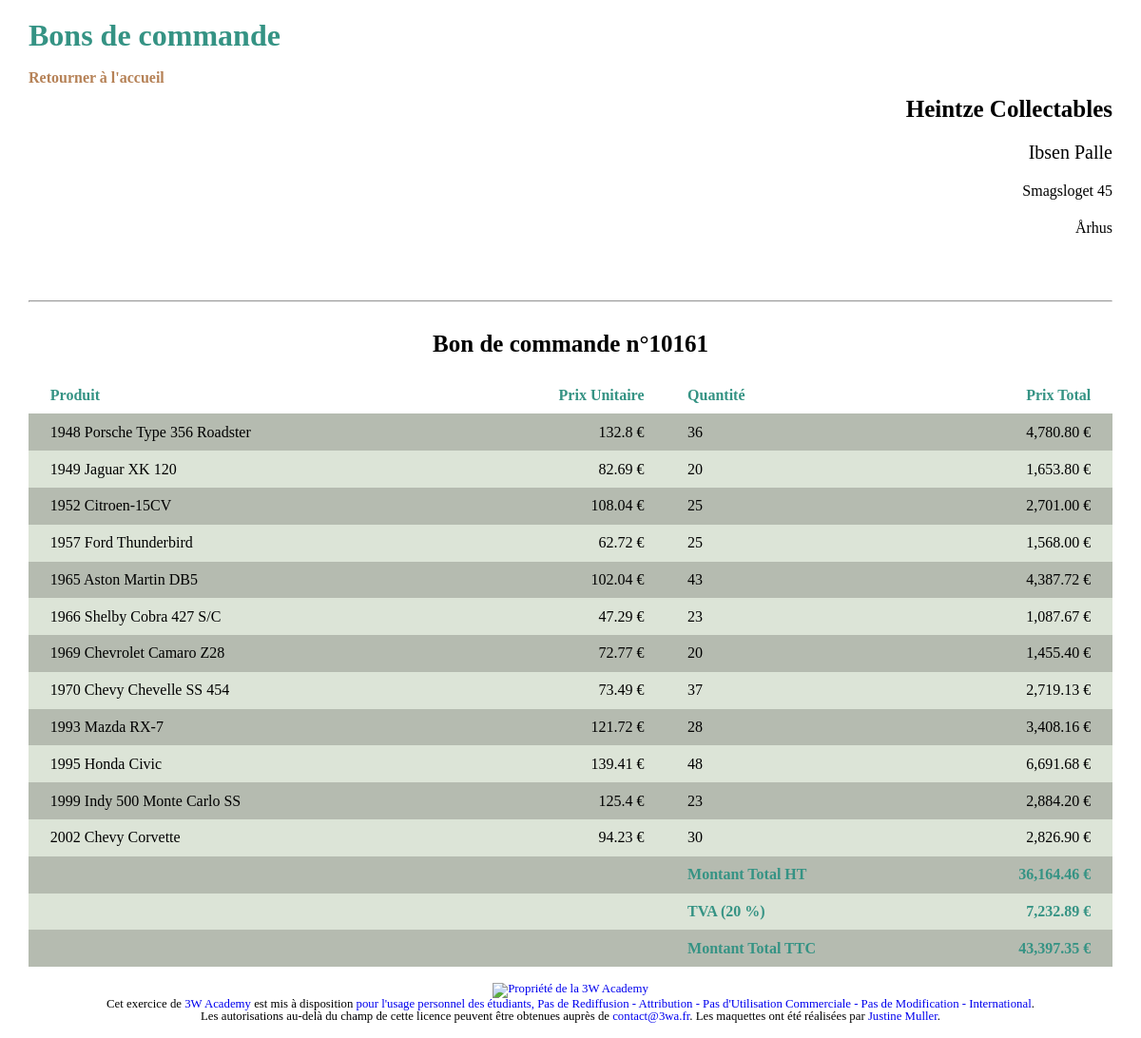
The app's page /order-form.php?orderNumber=10161 with its own data.
### tables this page shows
CREATE TABLE `customers` (
  `customerNumber` int(11) NOT NULL,
  `customerName` varchar(50) NOT NULL,
  `contactLastName` varchar(50) NOT NULL,
  `contactFirstName` varchar(50) NOT NULL,
  `phone` varchar(50) NOT NULL,
  `addressLine1` varchar(50) NOT NULL,
  `addressLine2` varchar(50) DEFAULT NULL,
  `city` varchar(50) NOT NULL,
  `state` varchar(50) DEFAULT NULL,
  `postalCode` varchar(15) DEFAULT NULL,
  `country` varchar(50) NOT NULL,
  `salesRepEmployeeNumber` int(11) DEFAULT NULL,
  `creditLimit` double DEFAULT NULL,
  PRIMARY KEY (`customerNumber`),
  KEY `salesRepEmployeeNumber` (`salesRepEmployeeNumber`),
  CONSTRAINT `customers_ibfk_1` FOREIGN KEY (`salesRepEmployeeNumber`) REFERENCES `employees` (`employeeNumber`)
);

CREATE TABLE `orderdetails` (
  `orderNumber` int(11) NOT NULL,
  `productCode` varchar(15) NOT NULL,
  `quantityOrdered` int(11) NOT NULL,
  `priceEach` double NOT NULL,
  `orderLineNumber` smallint(6) NOT NULL,
  PRIMARY KEY (`orderNumber`,`productCode`),
  KEY `productCode` (`productCode`),
  CONSTRAINT `orderdetails_ibfk_2` FOREIGN KEY (`productCode`) REFERENCES `products` (`productCode`),
  CONSTRAINT `orderdetails_ibfk_1` FOREIGN KEY (`orderNumber`) REFERENCES `orders` (`orderNumber`)
);

CREATE TABLE `products` (
  `productCode` varchar(15) NOT NULL,
  `productName` varchar(70) NOT NULL,
  `productLine` varchar(50) NOT NULL,
  `productScale` varchar(10) NOT NULL,
  `productVendor` varchar(50) NOT NULL,
  `productDescription` text NOT NULL,
  `quantityInStock` smallint(6) NOT NULL,
  `buyPrice` double NOT NULL,
  `MSRP` double NOT NULL,
  PRIMARY KEY (`productCode`),
  KEY `productLine` (`productLine`),
  CONSTRAINT `products_ibfk_1` FOREIGN KEY (`productLine`) REFERENCES `productlines` (`productLine`)
);

### order-form.php (called while the page is built)
<?php
$pdo = new PDO('mysql:host=localhost;dbname=boncommande', 'root', 'mdp');
$pdo->exec('SET NAMES UTF8');
$queryTop = $pdo->prepare
(
     'SELECT
     	customerName,
     	contactLastName,
     	contactFirstName,
     	addressLine1,
     	city
		FROM customers INNER JOIN orders ON customers.customerNumber = orders.customerNumber
		WHERE orderNumber = ?'
);
$queryTop->execute(array($_GET['orderNumber']));
$ordersTop = $queryTop->fetchAll(PDO::FETCH_ASSOC);
$queryMiddle = $pdo->prepare
(
     'SELECT
     	productName,
     	priceEach,
     	quantityOrdered,
     	(quantityOrdered * priceEach) AS totalPrice
		FROM orderdetails INNER JOIN products ON orderdetails.productCode = products.productCode
		WHERE orderNumber = ?
		ORDER BY productName'
);
$queryMiddle->execute(array($_GET['orderNumber']));
$ordersMiddle = $queryMiddle->fetchAll(PDO::FETCH_ASSOC);
$queryBottom = $pdo->prepare
(
     'SELECT
     	SUM(quantityOrdered * priceEach) AS priceHT,
          SUM(quantityOrdered * priceEach * 0.2) AS priceTVA,
          SUM(quantityOrdered * priceEach + quantityOrdered * priceEach * 0.2) AS priceTTC
		FROM orderdetails INNER JOIN products ON orderdetails.productCode = products.productCode
		WHERE orderNumber = ?'
);
$queryBottom->execute(array($_GET['orderNumber']));
$ordersBottom = $queryBottom->fetchAll(PDO::FETCH_ASSOC);
include 'order-form.phtml';
?>

### order-form.phtml (the view, shortened to what this page needs)
<!DOCTYPE html>
<html lang="fr">
	<head>
		<link rel="stylesheet" type="text/css" href="css/font-awesome.min.css" media="all" />
		<link type="text/css" rel="stylesheet" href="css/reset.css"/>
		<link rel="stylesheet" type="text/css" href="css/normalize.css" media="all" />
		<link rel="stylesheet" type="text/css" href="css/style.css" media="screen" />
	</head>
	<body>
		<header id="headerOrder">
			<h1 class="bold vert">Bons de commande</h1>
			<h2 class="bold"><a href="http://localhost/3WA/3WA%20Modules/Developpement/BDD/exo%201/">Retourner à l'accueil</a></h2>
		</header>
		<main>
		<section id="infosClient">
			<?php foreach($ordersTop as $orderTop): ?>
			<ul>
				<li class="bold" ><?= $orderTop['customerName'] ?></li>
				<li><?= $orderTop['contactLastName'] ?> <?= $orderTop['contactFirstName'] ?></li>
				<li><?= $orderTop['addressLine1'] ?></li>
				<li><?= $orderTop['city'] ?></li>
			</ul>
			<?php endforeach ?>
		</section>
		<hr/>
		<section id="tableauCommande">
			<table>
				<caption class="bold">Bon de commande n°<?= $_GET['orderNumber'] ?></caption>
				<thead class="bold">
					<th>Produit</th>
					<th>Prix Unitaire</th>
					<th>Quantité</th>
					<th>Prix Total</th>
				</thead>
			   	<tbody>
			     	<?php foreach($ordersMiddle as $orderMiddle): ?>
			        <tr>
			         	<td><?= $orderMiddle['productName'] ?></td>
			          	<td><?= $orderMiddle['priceEach'] ?> €</td>
			         	<td><?= $orderMiddle['quantityOrdered'] ?></td>
			         	<td><?= number_format($orderMiddle['totalPrice'],2) ?> €</td>
			        </tr>
			      	<?php endforeach ?>
			      	<?php foreach($ordersBottom as $orderBottom): ?>
			      	<tr>
			      		<td></td>
			      		<td></td>
			      		<td class="bold vert">Montant Total HT</td>
			      		<td class="bold vert"><?= number_format($orderBottom['priceHT'], 2) ?> €</td>
			      	</tr>
			      	<tr>
			      		<td></td>
			      		<td></td>
			      		<td class="bold vert">TVA (20 %)</td>
			      		<td class="bold vert"><?= number_format($orderBottom['priceTVA'], 2) ?> €</td>
			      	</tr>
			      	<tr>
			      		<td></td>
			      		<td></td>
			      		<td class="bold vert">Montant Total TTC</td>
			      		<td class="bold vert"><?= number_format($orderBottom['priceTTC'], 2) ?> €</td>
			      	</tr>
			      	<?php endforeach ?>
			   	</tbody>
			</table>
		</section>
		</main>
		<footer>
			<small id="licence">
				<a rel="license" href="https://3wa.fr/propriete-materiel-pedagogique/"><img alt="Propriété de la 3W Academy" style="border-width:0" src="https://3wa.fr/wp-content/themes/3wa2015/img/logos/big.png" /></a><br /><span>Cet exercice</span> de <a href="https://3wa.fr">3W Academy</a> est mis à disposition <a rel="license" href="https://3wa.fr/propriete-materiel-pedagogique/">pour l'usage personnel des étudiants, Pas de Rediffusion - Attribution - Pas d'Utilisation Commerciale - Pas de Modification - International</a>.<br />Les autorisations au-delà du champ de cette licence peuvent être obtenues auprès de <a href="mailto:contact@3wa.fr" rel="cc:morePermissions">contact@3wa.fr</a>. Les maquettes ont été réalisées par <a href="http://www.justine-muller.fr">Justine Muller</a>.
			</small>
		</footer>
	</body>
</html>

### css/style.css (style rules this page uses)
* { box-sizing: border-box; outline: none; }
body { margin: 0; }
a, a:hover, a:visited, a:active { text-decoration: none; }
.bold { font-weight: bold }
header { width : 95%; margin : 0 auto; }
.vert { color: #359384; }
h2 > a { color : #b68257; padding : 1% 0; }
main { width : 95%; margin : 0 auto; }
li { padding : 1% 0; text-align: right; }
li:first-child { font-size: 25px; }
li:nth-child(2) { font-size: 20px; }
hr { margin-top: 5%; }
table { width : 100%; }
caption { font-size: 25px; padding : 2%; }
th { color: #359384; background-color: #FFFFFF; padding : 1% 5% 1% 2%; text-align: left; }
tr:nth-child(odd) { background-color: #B5BBB0; }
tr:nth-child(even) { background-color: #DCE4D7; }
#tableauCommande th { padding : 1% 2%; }
#tableauCommande th:nth-child(even) { text-align: right; }
#tableauCommande td { padding : 1% 2%; }
#tableauCommande td:nth-child(even) { text-align: right; }
#licence { clear: both; display: block; text-align: center; padding: 1.3em; margin: 0 auto; }
#licence img { width: 2.5em; }

### records on screen
customers: customerName "Heintze Collectables", contactLastName "Ibsen", contactFirstName "Palle", addressLine1 "Smagsloget 45", city "Århus"
orderdetails: productCode.productName "1948 Porsche Type 356 Roadster", priceEach "132.8", quantityOrdered "36", totalPrice "4,780.80"
orderdetails: productCode.productName "1949 Jaguar XK 120", priceEach "82.69", quantityOrdered "20", totalPrice "1,653.80"
orderdetails: productCode.productName "1952 Citroen-15CV", priceEach "108.04", quantityOrdered "25", totalPrice "2,701.00"
orderdetails: productCode.productName "1957 Ford Thunderbird", priceEach "62.72", quantityOrdered "25", totalPrice "1,568.00"
orderdetails: productCode.productName "1965 Aston Martin DB5", priceEach "102.04", quantityOrdered "43", totalPrice "4,387.72"
orderdetails: productCode.productName "1966 Shelby Cobra 427 S/C", priceEach "47.29", quantityOrdered "23", totalPrice "1,087.67"
orderdetails: productCode.productName "1969 Chevrolet Camaro Z28", priceEach "72.77", quantityOrdered "20", totalPrice "1,455.40"
orderdetails: productCode.productName "1970 Chevy Chevelle SS 454", priceEach "73.49", quantityOrdered "37", totalPrice "2,719.13"
orderdetails: productCode.productName "1993 Mazda RX-7", priceEach "121.72", quantityOrdered "28", totalPrice "3,408.16"
orderdetails: productCode.productName "1995 Honda Civic", priceEach "139.41", quantityOrdered "48", totalPrice "6,691.68"
orderdetails: productCode.productName "1999 Indy 500 Monte Carlo SS", priceEach "125.4", quantityOrdered "23", totalPrice "2,884.20"
orderdetails: productCode.productName "2002 Chevy Corvette", priceEach "94.23", quantityOrdered "30", totalPrice "2,826.90"

### other values on screen
$_GET['orderNumber'] "10161"
$orderBottom['priceHT'] "36,164.46"
$orderBottom['priceTVA'] "7,232.89"
$orderBottom['priceTTC'] "43,397.35"
